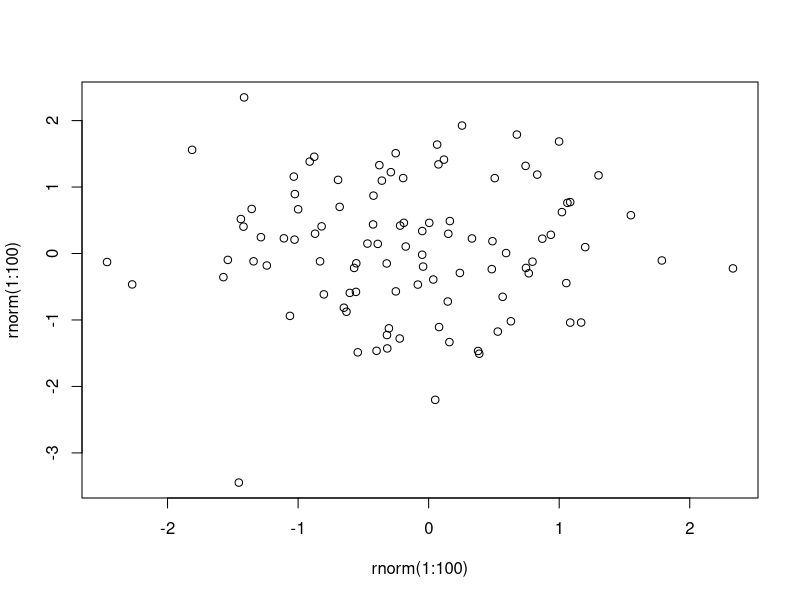

Source code (R):
## ---- chunk 1
plot(rnorm(1:100), rnorm(1:100))
